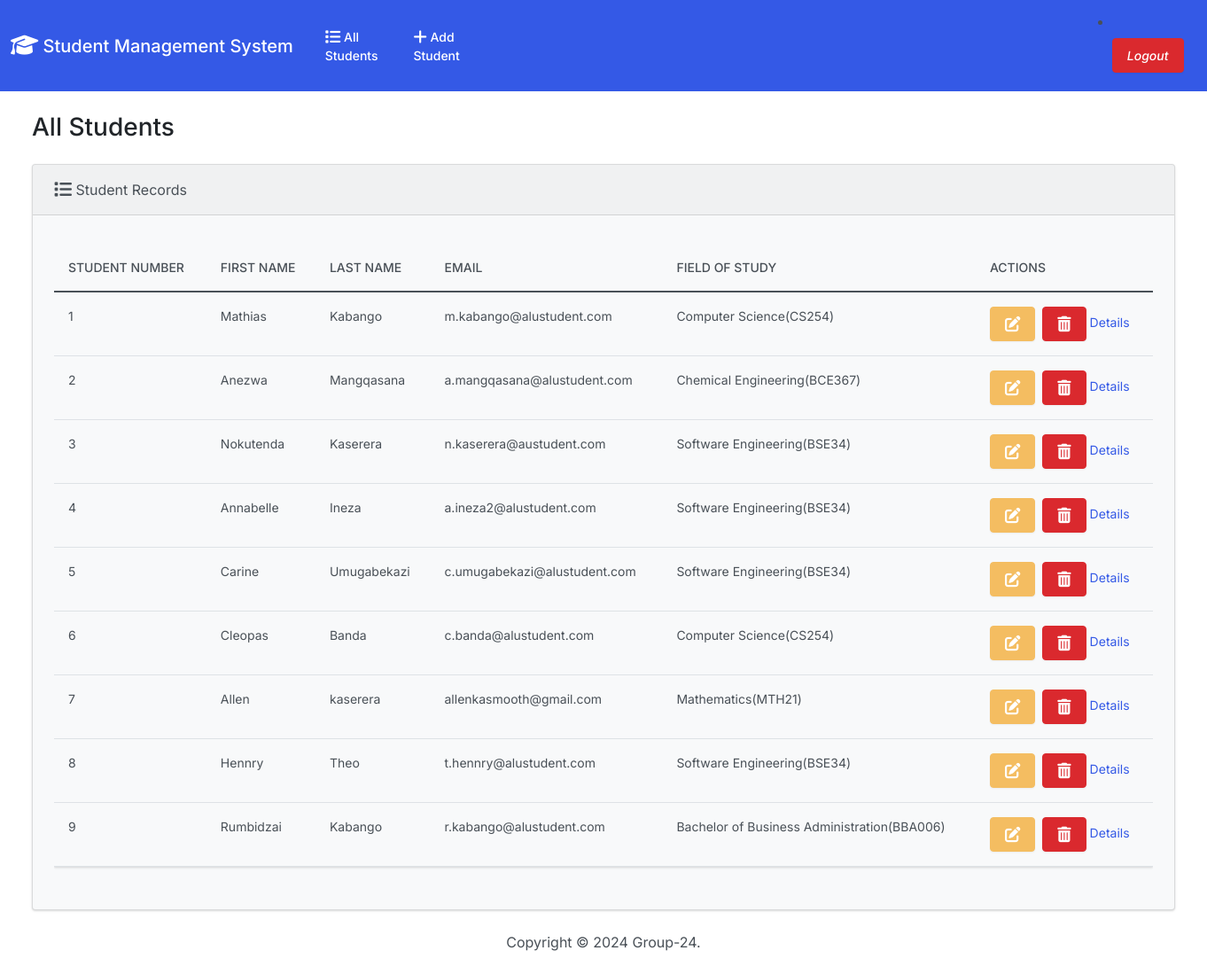
The app's page /index (signed in), older data.
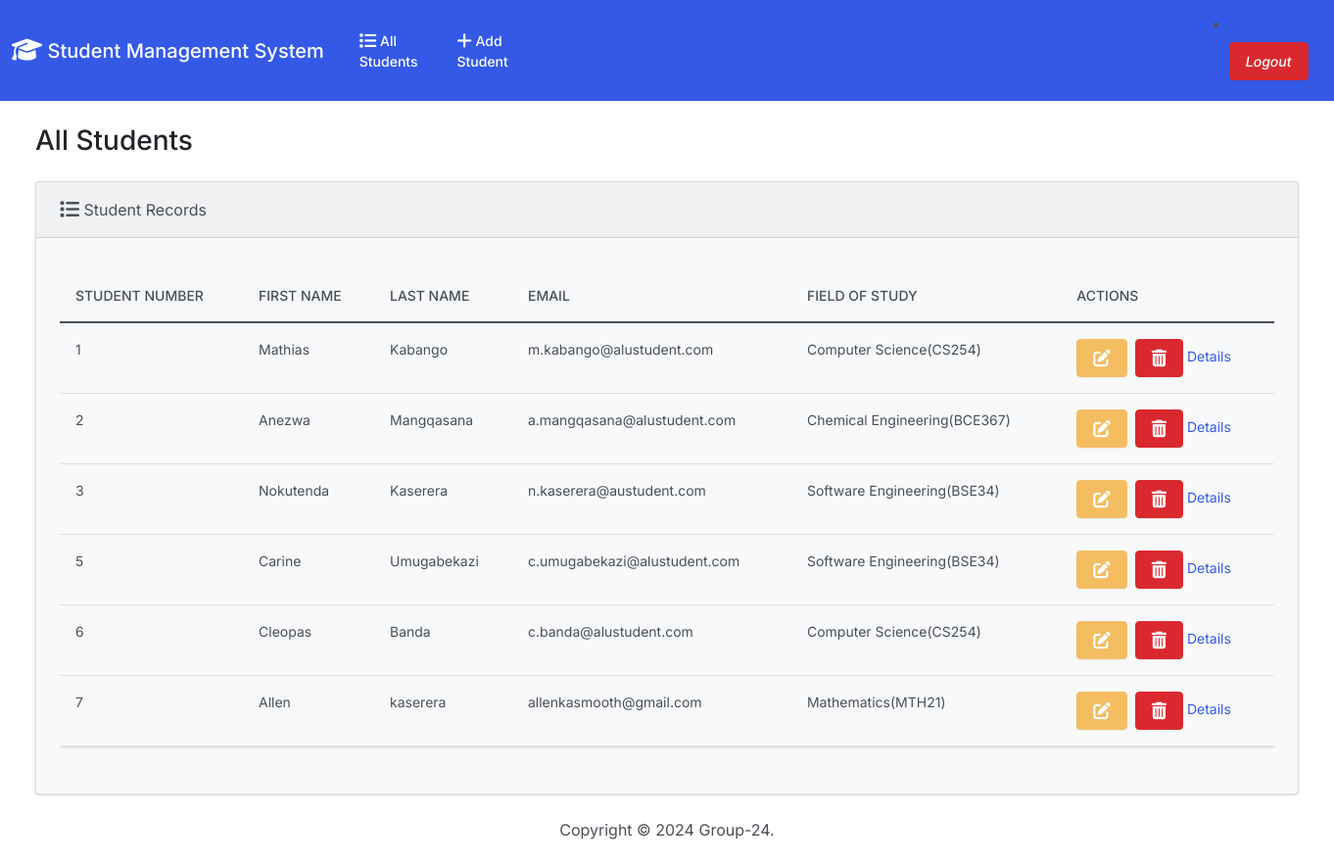
The same page, newer data.
### app/models.py (models this page shows, shortened)
class Student(models.Model):
   student_number = models.PositiveIntegerField(primary_key=True,auto_created=True,unique=True)
   first_name = models.CharField(max_length=256)
   last_name = models.CharField(max_length=256)
   email = models.EmailField(unique=True)
   field_of_study = models.ForeignKey(Major,on_delete=models.CASCADE,related_name='student')

class Major(models.Model):
    name = models.CharField(max_length=256)
    code = models.CharField(max_length=10)
    duration = models.PositiveIntegerField()
    def __str__(self):
        return f'{self.name}({self.code})'

### app/views.py (the view)
# urls.py: path('index',views.index,name='index'),
def index(request):
  current_user = str(request.user)
  if current_user.endswith('education.com') or request.user.is_superuser:
    context = {'students':Student.objects.all()}
    return render(request,'index.html',context)
  else:
    if current_user.endswith('student.com'):
      data = Student.objects.filter(email=current_user)
      context = {'students':data}
      return render(request,'index.html',context)

### templates/index.html (shortened to what this page needs)
{% extends "base.html" %}
{% block body %}
<h3 class="m-4">All Students</h3>
<div class="row">
  <div class="col-12">
    {% if students %}
    <div class="card bg-light ms-4 me-4 mb-4">
      <div class="card-header">
        <i class="fa-solid fa-list fa-lg"></i> Student Records
      </div>
      <div class="card-body">
        <p class="card-text">
          <div class="table-responsive">
            <table class="table table-hover">
              <thead>
                <tr>
                  <th scope="col">Student Number</th>
                  <th scope="col">First Name</th>
                  <th scope="col">Last Name</th>
                  <th scope="col">Email</th>
                  <th scope="col">Field of Study</th>
                  <th scope="col">Actions</th>
                </tr>
              </thead>
              <tbody>
                {% for student in students %}
                  <tr>
                    <a href="{% url 'details' pk=student.student_number %}">
                    <td>{{ student.student_number }}</td>
                    <td>{{ student.first_name }}</td>
                    <td>{{ student.last_name }}</td>
                    <td>{{ student.email }}</td>
                    <td>{{ student.field_of_study }}</td>
                    </a>
                    <td>
                      <a class="btn btn-warning me-1" href="{% url 'update' student.student_number %}">
                      </a>
                      <button type="button" class="btn btn-danger" data-bs-toggle="modal" data-bs-target="#delete{{student.student_number}}">
                      </button>
                      <a href="{% url 'details' pk=student.student_number %}" style="text-decoration: none;">Details</a>
                    </td>
                  </tr>
                {% endfor %}
              </tbody>
            </table>
          </div>
        </p>
      </div>
    </div>
    {% else %}
      <h5 class="alert alert-primary ms-4 me-4">No Student Records</h5>
    {% endif %}
  </div>
</div>
{% endblock %}

Row changes from the older to the newer data that the page shows:
removed Student: student_number "4", first_name "Annabelle", last_name "Ineza", email "a.ineza2@alustudent.com", field_of_study "Software Engineering(BSE34)"
removed Student: student_number "8", first_name "Hennry", last_name "Theo", email "t.hennry@alustudent.com", field_of_study "Software Engineering(BSE34)"
removed Student: student_number "9", first_name "Rumbidzai", last_name "Kabango", email "r.kabango@alustudent.com", field_of_study "Bachelor of Business Administration(BBA006)"
